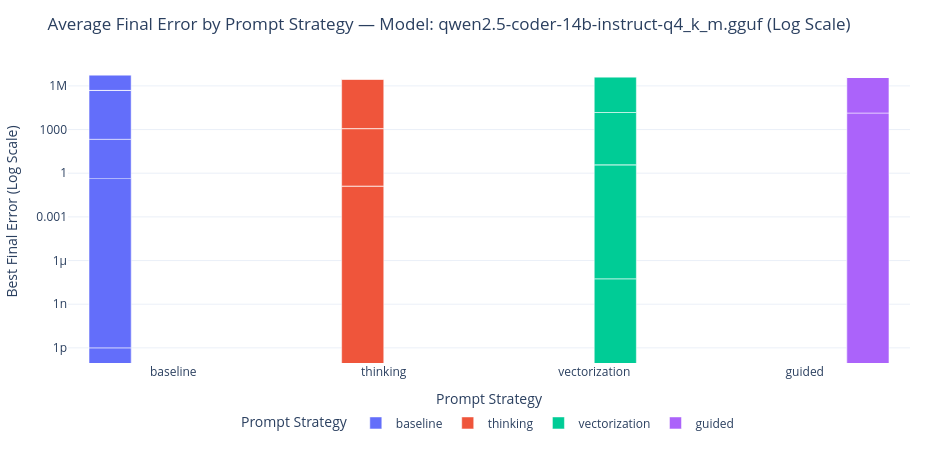

The notebook cell saved with this chart:
### Markdown cell above
## 4. Prompt Strategy Impact Comparison

### 📌 What this plot shows:
- Compares the **Average Best Final Error** achieved by candidate algorithms generated under different prompt strategies (`baseline`, `thinking`, `vectorization`, `guided`).
- Dynamically generates a dedicated plot per LLM model so that multi-model evaluations remain clean and spacious.

### 💡 How to read it:
- **LOWER BARS ARE BETTER!** The final error measures $|f(x_{best}) - f(x^*)|$ (distance from global optimum). An error of `0.000` is a perfect solution.
- If a strategy like `thinking` or `guided` has **shorter bars** than `baseline`, that prompt technique helped the LLM synthesize superior optimization algorithms.

### Code cell
for llm in df_exp_plot['llm_name'].unique():
    df_llm = df_exp_plot.query("llm_name == @llm")
    fig_prompt = px.bar(
        df_llm,
        x='prompt_strategy',
        y='error_log_safe',
        color='prompt_strategy',
        barmode='group',
        title=f'Average Final Error by Prompt Strategy — Model: {llm} (Log Scale)',
        labels={'prompt_strategy': 'Prompt Strategy', 'error_log_safe': 'Best Final Error (Log Scale)'}
    )
    fig_prompt.update_yaxes(type="log")
    apply_clean_layout(fig_prompt, height=450, width=950)
    fig_prompt.show()

### Figure 1 — Plotly figure (JSON) as saved in the notebook; plotly's stock layout.template omitted (floating-point values rounded to 4 significant figures)
{"data": [{"alignmentgroup": "True", "hovertemplate": "Prompt Strategy=%{x}<br>Best Final Error (Log Scale)=%{y}<extra></extra>", "legendgroup": "baseline", "marker": {"color": "#636efa", "pattern": {"shape": ""}}, "name": "baseline", "offsetgroup": "baseline", "orientation": "v", "showlegend": true, "textposition": "auto", "type": "bar", "x": ["baseline", "baseline", "baseline", "baseline", "baseline", "baseline", "baseline", "baseline", "baseline", "baseline", "baseline", "baseline", "baseline", "baseline", "baseline", "baseline", "baseline", "baseline", "baseline", "baseline"], "xaxis": "x", "y": [1e-12, 0.3213, 1.393e-12, 213.6, 484100.0, 2.668e-08, 3.082, 0.9952, 2.934e-09, 0.1303, 10.14, 1e-12, 8366.0, 1e-12, 1e-12, 4974000.0, NaN, 1e-12, 0.4316, NaN], "yaxis": "y"}, {"alignmentgroup": "True", "hovertemplate": "Prompt Strategy=%{x}<br>Best Final Error (Log Scale)=%{y}<extra></extra>", "legendgroup": "thinking", "marker": {"color": "#EF553B", "pattern": {"shape": ""}}, "name": "thinking", "offsetgroup": "thinking", "orientation": "v", "showlegend": true, "textposition": "auto", "type": "bar", "x": ["thinking", "thinking", "thinking", "thinking", "thinking", "thinking", "thinking", "thinking", "thinking", "thinking"], "xaxis": "x", "y": [0.132, 1e-12, 1168.0, 5.96e-05, 2.045e-09, 3050000.0, 0.01544, 3.872, 0.9506, 1e-12], "yaxis": "y"}, {"alignmentgroup": "True", "hovertemplate": "Prompt Strategy=%{x}<br>Best Final Error (Log Scale)=%{y}<extra></extra>", "legendgroup": "vectorization", "marker": {"color": "#00cc96", "pattern": {"shape": ""}}, "name": "vectorization", "offsetgroup": "vectorization", "orientation": "v", "showlegend": true, "textposition": "auto", "type": "bar", "x": ["vectorization", "vectorization", "vectorization", "vectorization", "vectorization", "vectorization"], "xaxis": "x", "y": [5.516e-08, 3.801, 0.01611, 14840.0, 0.5644, 3982000.0], "yaxis": "y"}, {"alignmentgroup": "True", "hovertemplate": "Prompt Strategy=%{x}<br>Best Final Error (Log Scale)=%{y}<extra></extra>", "legendgroup": "guided", "marker": {"color": "#ab63fa", "pattern": {"shape": ""}}, "name": "guided", "offsetgroup": "guided", "orientation": "v", "showlegend": true, "textposition": "auto", "type": "bar", "x": ["guided", "guided", "guided", "guided", "guided", "guided", "guided", "guided", "guided", "guided"], "xaxis": "x", "y": [0.7616, 1e-12, NaN, 13630.0, 3980000.0, 1e-12, 3.231, 5.183, 0.5135, 1e-12], "yaxis": "y"}], "layout": {"barmode": "group", "height": 450, "legend": {"orientation": "h", "title": {"text": "Prompt Strategy"}, "tracegroupgap": 0, "x": 0.5, "xanchor": "center", "y": -0.15, "yanchor": "top"}, "margin": {"b": 80, "l": 60, "r": 40, "t": 60}, "title": {"text": "Average Final Error by Prompt Strategy — Model: qwen2.5-coder-14b-instruct-q4_k_m.gguf (Log Scale)"}, "width": 950, "xaxis": {"anchor": "y", "categoryarray": ["baseline", "thinking", "vectorization", "guided"], "categoryorder": "array", "domain": [0, 1], "title": {"text": "Prompt Strategy"}}, "yaxis": {"anchor": "x", "domain": [0, 1], "title": {"text": "Best Final Error (Log Scale)"}, "type": "log"}}}
